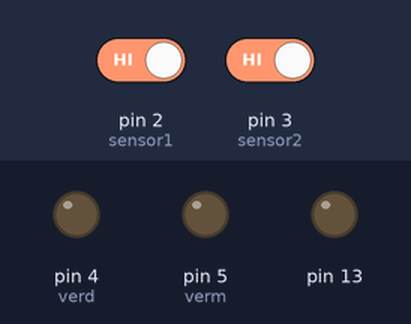
Recording of a sketch running on a simulated Arduino Uno, built with avr-gcc and run on an emulated ATmega328P. Shown: output pins drawn as LEDs (lit = HIGH). Inputs (shaded band) come from the test bench; at power-on: pin 2 (sensor1) HIGH, pin 3 (sensor2) HIGH.

Above: at 1.2 s.
1.3 s: pin 2 (sensor1) driven LOW
At 2.2 s:
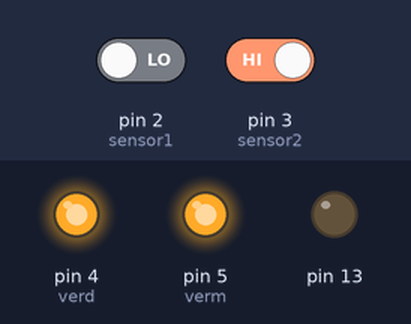
2.8 s: pin 3 (sensor2) driven LOW
At 3.6 s:
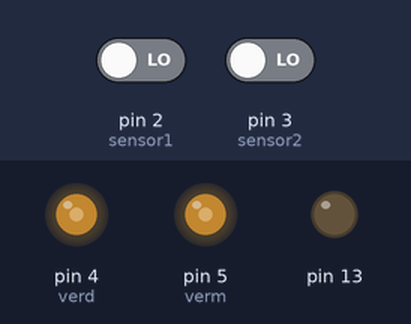
4.3 s: pin 3 (sensor2) driven HIGH
At 5.4 s:
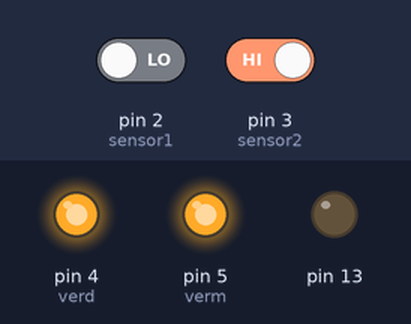
Timing chart, 0 to 7.3 s (numbered marks = the images above; inputs shaded):
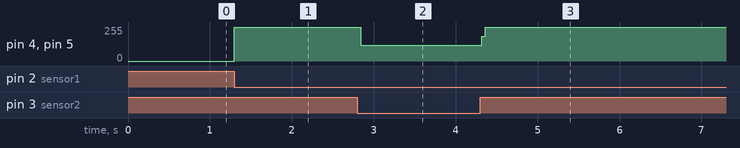

The sketch:

apaga_com_botao.ino
```cpp
#define sensor1 2
#define sensor2 3
#define verd 4
#define verm 5
int vagas;
int qntdvagas;
void setup() {
  pinMode (sensor1,INPUT_PULLUP);
  pinMode (sensor2,INPUT_PULLUP);
  pinMode (verd,OUTPUT);
  pinMode (verm,OUTPUT);
  pinMode (13,OUTPUT);
  digitalWrite (13,LOW);
  Serial.begin (9600);
}

void loop() {
 if(!digitalRead (sensor1)){
  digitalWrite (verd,HIGH);
  digitalWrite (verm,HIGH);
 }
if (!digitalRead (sensor2)){
   digitalWrite (verd,LOW);
  digitalWrite (verm,LOW);
 }
}
```

Measured:
- after the input at 1.3 s, pin 4 (verd), pin 5 (verm): 0/255 → 255/255 at once
- after the input at 2.8 s, pin 4 (verd), pin 5 (verm): 255/255 → 119/255 at once
- after the input at 4.3 s, pin 4 (verd), pin 5 (verm): 119/255 → 255/255 at once
